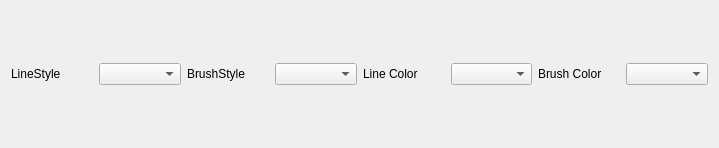
<?xml version="1.0" encoding="UTF-8"?>
<ui version="4.0">
 <class>Form</class>
 <widget class="QWidget" name="Form">
  <property name="geometry">
   <rect>
    <x>0</x>
    <y>0</y>
    <width>719</width>
    <height>148</height>
   </rect>
  </property>
  <property name="windowTitle">
   <string>Form</string>
  </property>
  <layout class="QVBoxLayout" name="verticalLayout">
   <item>
    <layout class="QHBoxLayout" name="horizontalLayout_5">
     <item>
      <layout class="QHBoxLayout" name="horizontalLayout">
       <item>
        <widget class="QLabel" name="lineStyleLabel">
         <property name="text">
          <string>LineStyle</string>
         </property>
         <property name="buddy">
          <cstring>lineStyleComboBox</cstring>
         </property>
        </widget>
       </item>
       <item>
        <widget class="QComboBox" name="lineStyleComboBox"/>
       </item>
      </layout>
     </item>
     <item>
      <layout class="QHBoxLayout" name="horizontalLayout_2">
       <item>
        <widget class="QLabel" name="brushStyleLabel">
         <property name="text">
          <string>BrushStyle</string>
         </property>
         <property name="buddy">
          <cstring>brushStyleComboBox</cstring>
         </property>
        </widget>
       </item>
       <item>
        <widget class="QComboBox" name="brushStyleComboBox"/>
       </item>
      </layout>
     </item>
     <item>
      <layout class="QHBoxLayout" name="horizontalLayout_3">
       <item>
        <widget class="QLabel" name="fgColorLabel">
         <property name="text">
          <string>Line Color</string>
         </property>
         <property name="buddy">
          <cstring>fgColorComboBox</cstring>
         </property>
        </widget>
       </item>
       <item>
        <widget class="QComboBox" name="fgColorComboBox"/>
       </item>
      </layout>
     </item>
     <item>
      <layout class="QHBoxLayout" name="horizontalLayout_4">
       <item>
        <widget class="QLabel" name="bgColorLabel">
         <property name="text">
          <string>Brush Color</string>
         </property>
         <property name="buddy">
          <cstring>bgColorComboBox</cstring>
         </property>
        </widget>
       </item>
       <item>
        <widget class="QComboBox" name="bgColorComboBox"/>
       </item>
      </layout>
     </item>
    </layout>
   </item>
  </layout>
 </widget>
 <resources/>
 <connections/>
</ui>
